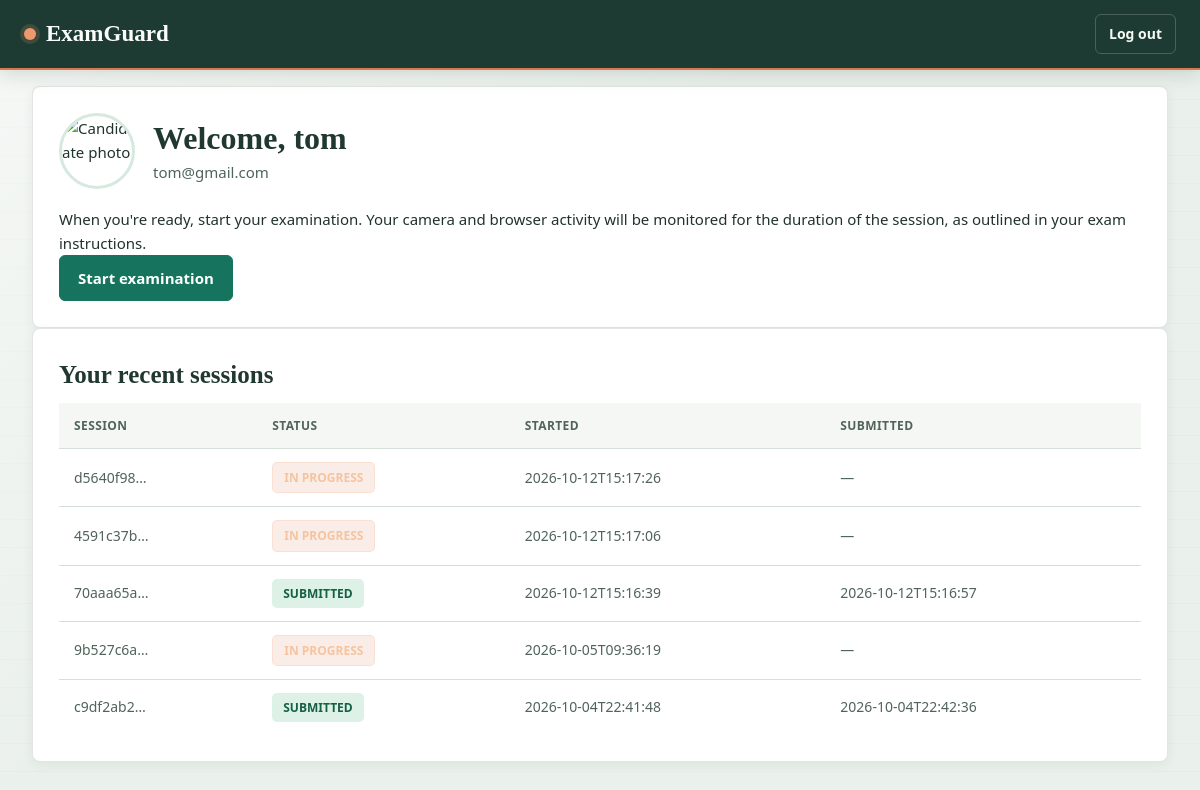
The page /dashboard (signed in) on the database its author committed.
### tables this page shows
CREATE TABLE candidates(
            id integer  primary key AUTOINCREMENT,
            name text not null,
            email text unique not null,
            password text not null
        , photo TEXT);

CREATE TABLE exam_sessions (
            id INTEGER PRIMARY KEY AUTOINCREMENT,
            candidate_id INTEGER NOT NULL,
            session_id TEXT UNIQUE NOT NULL,
            status TEXT NOT NULL DEFAULT 'in_progress',
            started_at TEXT NOT NULL,
            paused_at TEXT,
            resumed_at TEXT,
            submitted_at TEXT,
            FOREIGN KEY (candidate_id) REFERENCES candidates(id)
        );

### app.py (the view)
@app.route("/dashboard")
def dashboard():
    if "candidate_id" not in session:
        return redirect(url_for("login"))
    candidate_id = session["candidate_id"]
    connection = get_db()
    try:
        candidate = connection.execute("""
            SELECT * FROM candidates WHERE id = ?
        """, (candidate_id,)).fetchone()
        if not candidate:
            session.clear()
            return redirect(url_for("login"))
        recent_sessions = connection.execute("""
            SELECT session_id, status, started_at, submitted_at
            FROM exam_sessions
            WHERE candidate_id = ?
            ORDER BY started_at DESC
            LIMIT 5
        """, (candidate_id,)).fetchall()
        return render_template(
            "dashboard.html",
            candidate=candidate,
            recent_sessions=recent_sessions,
        )
    finally:
        connection.close()

### database.py (called while the page is built)
def get_db():
    os.makedirs(DATABASE_DIR, exist_ok=True)
    connection = sqlite3.connect(DATABASE)
    connection.row_factory = sqlite3.Row
    connection.execute("PRAGMA foreign_keys = ON")
    return connection

### templates/dashboard.html (shortened to what this page needs)
{% extends "base.html" %}
{% block nav_links %}
    <a href="{{ url_for('logout') }}">Log out</a>
{% endblock %}
{% block content %}
    <div class="card">
        <div class="identity-row">
            {% if candidate['photo'] %}
                <img class="candidate-avatar" src="/{{ candidate['photo'] }}" alt="Candidate photo">
            {% endif %}
            <div>
                <h1 style="margin-bottom:2px;">Welcome, {{ candidate['name'] }}</h1>
                <p class="subtitle" style="margin:0;">{{ candidate['email'] }}</p>
            </div>
        </div>
        <p style="color:var(--slate);">
            When you're ready, start your examination. Your camera and browser activity
            will be monitored for the duration of the session, as outlined in your
            exam instructions.
        </p>
        <a href="{{ url_for('start_exam') }}" class="btn btn-primary">Start examination</a>
    </div>
    <div class="card">
        <h2>Your recent sessions</h2>
        {% if recent_sessions %}
            <table>
                <thead>
                    <tr>
                        <th>Session</th>
                        <th>Status</th>
                        <th>Started</th>
                        <th>Submitted</th>
                    </tr>
                </thead>
                <tbody>
                    {% for s in recent_sessions %}
                    <tr>
                        <td>{{ s['session_id'][:8] }}…</td>
                        <td>
                            {% if s['status'] == 'submitted' %}
                                <span class="badge badge-submitted">submitted</span>
                            {% elif s['status'] == 'paused' %}
                                <span class="badge badge-paused">paused</span>
                            {% else %}
                                <span class="badge badge-progress">in progress</span>
                            {% endif %}
                        </td>
                        <td>{{ s['started_at'][:19] }}</td>
                        <td>{{ s['submitted_at'][:19] if s['submitted_at'] else '—' }}</td>
                    </tr>
                    {% endfor %}
                </tbody>
            </table>
        {% else %}
            <p class="helper-text">No exam sessions yet.</p>
        {% endif %}
    </div>
{% endblock %}

### templates/base.html (shortened to what this page needs)
<!DOCTYPE html>
<html lang="en">
<head>
    <link rel="stylesheet" href="{{ url_for('static', filename='css/style.css') }}">
</head>
<body>
    <header class="navbar">
        <div class="navbar-brand">
            <span class="logo-dot"></span> ExamGuard
        </div>
        <div class="navbar-links">
            {% block nav_links %}{% endblock %}
        </div>
    </header>
    <main class="{% block main_class %}page{% endblock %}">
        {% block content %}{% endblock %}
    </main>
</body>
</html>

### rows shown on the page
candidates: name "tom", email "tom@gmail.com"
exam_sessions: s "d5640f98", status "IN PROGRESS", started_at "2026-10-12T15:17:26", s "—"
exam_sessions: s "4591c37b", status "IN PROGRESS", started_at "2026-10-12T15:17:06", s "—"
exam_sessions: s "70aaa65a", status "SUBMITTED", started_at "2026-10-12T15:16:39", submitted_at "2026-10-12T15:16:57"
exam_sessions: s "9b527c6a", status "IN PROGRESS", started_at "2026-10-05T09:36:19", s "—"
exam_sessions: s "c9df2ab2", status "SUBMITTED", started_at "2026-10-04T22:41:48", submitted_at "2026-10-04T22:42:36"
